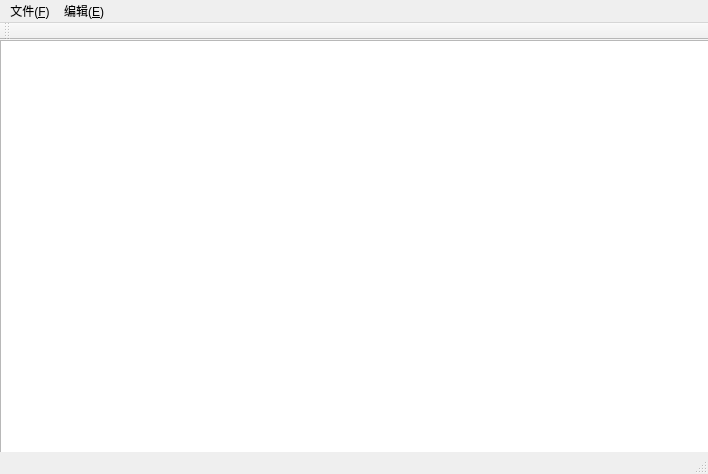
<?xml version="1.0" encoding="UTF-8"?>
<ui version="4.0">
 <class>MainWindow</class>
 <widget class="QMainWindow" name="MainWindow">
  <property name="geometry">
   <rect>
    <x>0</x>
    <y>0</y>
    <width>708</width>
    <height>474</height>
   </rect>
  </property>
  <property name="windowTitle">
   <string>MainWindow</string>
  </property>
  <widget class="QWidget" name="centralWidget">
   <widget class="QTextEdit" name="textEdit">
    <property name="geometry">
     <rect>
      <x>0</x>
      <y>0</y>
      <width>711</width>
      <height>431</height>
     </rect>
    </property>
   </widget>
  </widget>
  <widget class="QMenuBar" name="menuBar">
   <property name="geometry">
    <rect>
     <x>0</x>
     <y>0</y>
     <width>708</width>
     <height>23</height>
    </rect>
   </property>
   <widget class="QMenu" name="menu_F">
    <property name="title">
     <string>文件(&amp;F)</string>
    </property>
    <addaction name="actionNew"/>
    <addaction name="actionOpen"/>
    <addaction name="separator"/>
    <addaction name="actionSave"/>
    <addaction name="actionSaveAs"/>
    <addaction name="separator"/>
    <addaction name="actionQuit"/>
   </widget>
   <widget class="QMenu" name="menu_E">
    <property name="title">
     <string>编辑(&amp;E)</string>
    </property>
    <addaction name="action_U"/>
    <addaction name="separator"/>
    <addaction name="action_X"/>
    <addaction name="action_C"/>
    <addaction name="action_V"/>
    <addaction name="action_D"/>
    <addaction name="separator"/>
    <addaction name="action_A"/>
    <addaction name="action_6"/>
   </widget>
   <addaction name="menu_F"/>
   <addaction name="menu_E"/>
  </widget>
  <widget class="QToolBar" name="mainToolBar">
   <attribute name="toolBarArea">
    <enum>TopToolBarArea</enum>
   </attribute>
   <attribute name="toolBarBreak">
    <bool>false</bool>
   </attribute>
  </widget>
  <widget class="QStatusBar" name="statusBar"/>
  <action name="actionNew">
   <property name="text">
    <string>新建(&amp;N)</string>
   </property>
  </action>
  <action name="actionOpen">
   <property name="text">
    <string>打开(&amp;O)</string>
   </property>
  </action>
  <action name="actionSaveAs">
   <property name="text">
    <string>另存为(&amp;A)</string>
   </property>
  </action>
  <action name="actionQuit">
   <property name="text">
    <string>退出(Q)</string>
   </property>
  </action>
  <action name="actionSave">
   <property name="text">
    <string>保存(&amp;S)</string>
   </property>
  </action>
  <action name="action_U">
   <property name="text">
    <string>撤消(&amp;U)</string>
   </property>
  </action>
  <action name="action_X">
   <property name="text">
    <string>剪切(&amp;X)</string>
   </property>
  </action>
  <action name="action_C">
   <property name="text">
    <string>复制(&amp;C)</string>
   </property>
  </action>
  <action name="action_V">
   <property name="text">
    <string>粘贴(&amp;P)</string>
   </property>
  </action>
  <action name="action_D">
   <property name="text">
    <string>删除(&amp;L)</string>
   </property>
  </action>
  <action name="action_A">
   <property name="text">
    <string>全选(&amp;A)</string>
   </property>
  </action>
  <action name="action_6">
   <property name="text">
    <string>时间/日期</string>
   </property>
  </action>
 </widget>
 <layoutdefault spacing="6" margin="11"/>
 <resources/>
 <connections/>
</ui>
